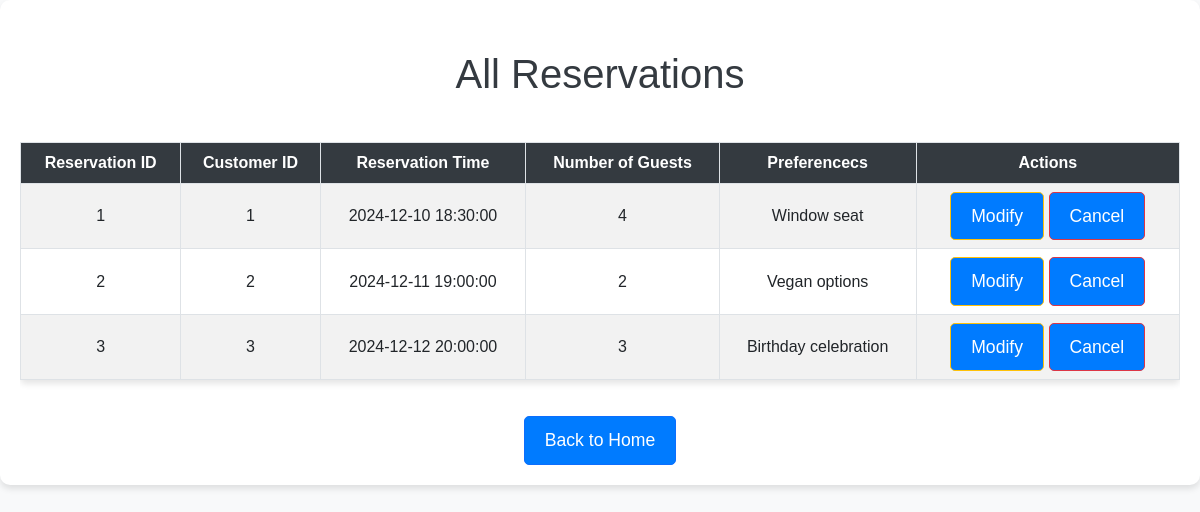
Screenshot of /templates/viewReservations.php with the database file from the repository.
### tables this page shows
CREATE TABLE Reservations (
    reservationId INT NOT NULL UNIQUE AUTO_INCREMENT,
    customerId INT NOT NULL,
    reservationTime DATETIME NOT NULL,
    numberOfGuests INT NOT NULL,
    specialRequests VARCHAR(200),
    PRIMARY KEY (reservationId),
    FOREIGN KEY (customerId) REFERENCES Customers(customerId)
);

### templates/viewReservations.php (the view, shortened to what this page needs)
<?php
$host = '127.0.0.1';
$db = 'restaurant_reservations';
$user = 'root';
$pass = '';
try {
    $pdo = new PDO("mysql:host=$host;dbname=$db", $user, $pass);
    $pdo->setAttribute(PDO::ATTR_ERRMODE, PDO::ERRMODE_EXCEPTION);
} catch (PDOException $e) {
    echo 'Connection failed: ' . $e->getMessage();
    exit;
}
$query = "SELECT * FROM Reservations";
$stmt = $pdo->query($query);
$reservations = $stmt->fetchAll(PDO::FETCH_ASSOC);
?>
<!DOCTYPE html>
<html lang="en">
<head>
    <link href="https://cdn.jsdelivr.net/npm/bootstrap@5.3.0-alpha1/dist/css/bootstrap.min.css" rel="stylesheet">
    <link rel="stylesheet" href="styles.css">
</head>
<body>
    <div class="container">
        <h1 class="text-center mb-4">All Reservations</h1>
        <div class="table-responsive">
            <table class="table table-striped table-bordered table-hover">
                <thead>
                    <tr>
                        <th scope="col">Reservation ID</th>
                        <th scope="col">Customer ID</th>
                        <th scope="col">Reservation Time</th>
                        <th scope="col">Number of Guests</th>
                        <th scope="col">Preferencecs</th>
                        <th scope="col">Actions</th>
                    </tr>
                </thead>
                <tbody>
                    <?php if (!empty($reservations)): ?>
                        <?php foreach ($reservations as $reservation): ?>
                            <tr>
                                <td><?= htmlspecialchars($reservation['reservationId']) ?></td>
                                <td><?= htmlspecialchars($reservation['customerId']) ?></td>
                                <td><?= htmlspecialchars($reservation['reservationTime']) ?></td>
                                <td><?= htmlspecialchars($reservation['numberOfGuests']) ?></td>
                                <td><?= htmlspecialchars($reservation['specialRequests']) ?></td>
                                <td>
                                    <a href="modifyReservation.php?id=<?= $reservation['reservationId'] ?>" class="btn btn-warning btn-sm">Modify</a>
                                    <a href="cancelReservation.php?id=<?= $reservation['reservationId'] ?>" class="btn btn-danger btn-sm" onclick="return confirm('Are you sure you want to cancel this reservation?')">Cancel</a>
                                </td>
                            </tr>
                        <?php endforeach; ?>
                    <?php else: ?>
                        <tr>
                            <td colspan="6" class="text-center">No reservations found.</td>
                        </tr>
                    <?php endif; ?>
                </tbody>
            </table>
        </div>
        <div class="text-center">
            <a href="home.php?action=home" class="btn btn-primary">Back to Home</a>
        </div>
    </div>
</body>
</html>

### styles.css (style rules this page uses)
body { background-color: #f8f9fa; font-family: Arial, sans-serif; }
h1 { color: #343a40; font-size: 2.5rem; }
.container { background-color: white; padding: 20px; border-radius: 10px; box-shadow: 0 4px 6px rgba(0, 0, 0, 0.1); }
.table { background-color: white; border-radius: 5px; box-shadow: 0 4px 6px rgba(0, 0, 0, 0.1); }
th, td { text-align: center; }
a.btn { background-color: #007bff; color: white; font-size: 1.1rem; padding: 10px 20px; border-radius: 5px; }
body { font-family: Arial, sans-serif; background-color: #f8f9fa; }
table { margin-top: 20px; }
table th, table td { text-align: center; padding: 12px; }
table td { vertical-align: middle; }

### templates/viewReservations.php (style rules this page uses)
body { background-color: #f8f9fa; font-family: Arial, sans-serif; }
.container { max-width: 1200px; padding-top: 30px; }
.table th, .table td { text-align: center; }
.table th { background-color: #343a40; color: white; }
.table-striped tbody tr:nth-child(odd) { background-color: #f2f2f2; }
.table-striped tbody tr:nth-child(even) { background-color: #fff; }
.btn-primary, .btn-warning, .btn-danger { font-size: 14px; padding: 8px 16px; }
.text-center { margin-top: 20px; }

### rows the page displays
reservations: reservationId "1", customerId "1", reservationTime "2024-12-10 18:30:00", numberOfGuests "4", specialRequests "Window seat"
reservations: reservationId "2", customerId "2", reservationTime "2024-12-11 19:00:00", numberOfGuests "2", specialRequests "Vegan options"
reservations: reservationId "3", customerId "3", reservationTime "2024-12-12 20:00:00", numberOfGuests "3", specialRequests "Birthday celebration"
